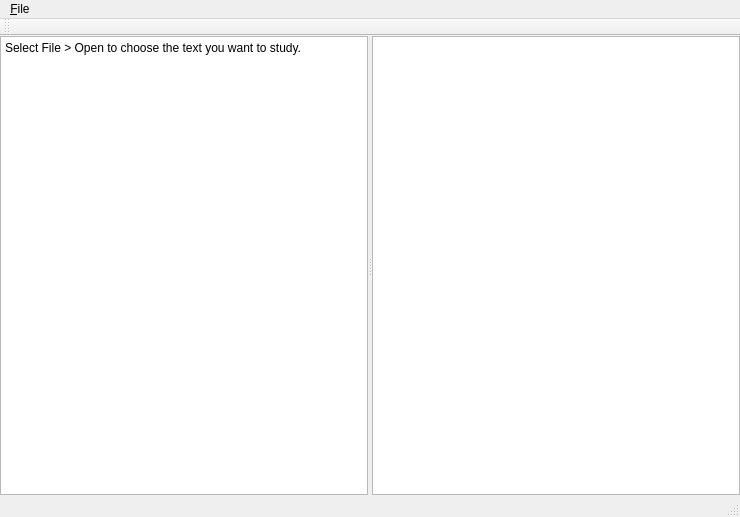
<?xml version="1.0" encoding="UTF-8"?>
<ui version="4.0">
 <class>MainWindow</class>
 <widget class="QMainWindow" name="MainWindow">
  <property name="geometry">
   <rect>
    <x>0</x>
    <y>0</y>
    <width>740</width>
    <height>517</height>
   </rect>
  </property>
  <property name="windowTitle">
   <string notr="true">Concordar</string>
  </property>
  <property name="unifiedTitleAndToolBarOnMac">
   <bool>true</bool>
  </property>
  <widget class="QWidget" name="centralwidget">
   <layout class="QHBoxLayout" name="horizontalLayout">
    <property name="margin">
     <number>0</number>
    </property>
    <item>
     <widget class="QSplitter" name="splitter">
      <property name="orientation">
       <enum>Qt::Horizontal</enum>
      </property>
      <widget class="QPlainTextEdit" name="textBrowser">
       <property name="sizePolicy">
        <sizepolicy hsizetype="Expanding" vsizetype="Expanding">
         <horstretch>0</horstretch>
         <verstretch>0</verstretch>
        </sizepolicy>
       </property>
       <property name="readOnly">
        <bool>true</bool>
       </property>
       <property name="plainText">
        <string notr="true">Select File &gt; Open to choose the text you want to study.</string>
       </property>
      </widget>
      <widget class="QListView" name="matchesView">
       <property name="sizePolicy">
        <sizepolicy hsizetype="Expanding" vsizetype="Expanding">
         <horstretch>0</horstretch>
         <verstretch>0</verstretch>
        </sizepolicy>
       </property>
       <property name="editTriggers">
        <set>QAbstractItemView::NoEditTriggers</set>
       </property>
      </widget>
     </widget>
    </item>
   </layout>
  </widget>
  <widget class="QMenuBar" name="menubar">
   <property name="geometry">
    <rect>
     <x>0</x>
     <y>0</y>
     <width>740</width>
     <height>25</height>
    </rect>
   </property>
   <widget class="QMenu" name="menuFile">
    <property name="title">
     <string>&amp;File</string>
    </property>
    <addaction name="actionOpen"/>
    <addaction name="actionQuit"/>
   </widget>
   <addaction name="menuFile"/>
  </widget>
  <widget class="QStatusBar" name="statusbar"/>
  <widget class="QToolBar" name="toolBar">
   <property name="windowTitle">
    <string>toolBar</string>
   </property>
   <property name="floatable">
    <bool>false</bool>
   </property>
   <attribute name="toolBarArea">
    <enum>TopToolBarArea</enum>
   </attribute>
   <attribute name="toolBarBreak">
    <bool>false</bool>
   </attribute>
  </widget>
  <action name="actionOpen">
   <property name="text">
    <string>Open</string>
   </property>
  </action>
  <action name="actionQuit">
   <property name="text">
    <string>Quit</string>
   </property>
   <property name="menuRole">
    <enum>QAction::QuitRole</enum>
   </property>
  </action>
  <action name="actionFind">
   <property name="text">
    <string>Find</string>
   </property>
  </action>
 </widget>
 <resources/>
 <connections/>
</ui>
